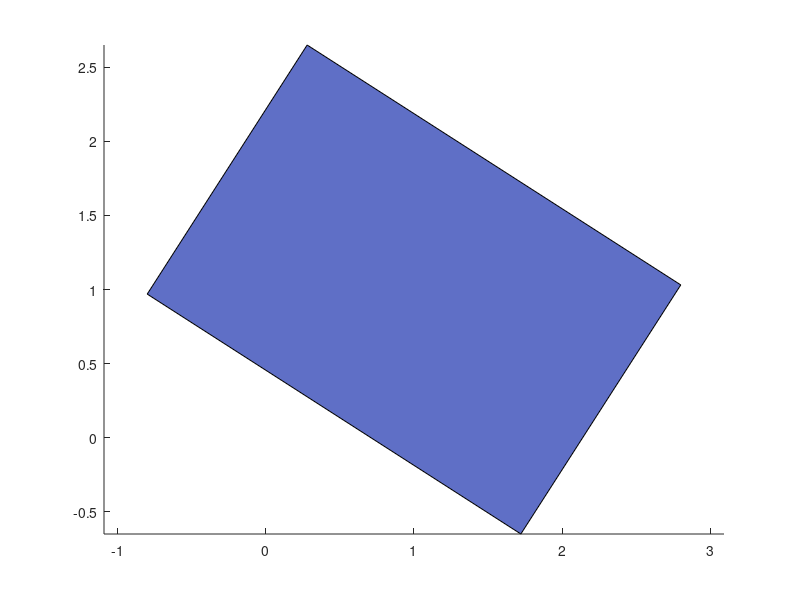

This figure's MATLAB source:
%This is an automatically generated script by polygons.exe
hold on 
polygon = [-0.802509 0.968982; 0.278096 2.651924; 2.802509 1.031018; 1.721904 -0.651924]; 
patch(polygon(:, 1), polygon(:, 2), 'r', 'FaceColor',[rand() rand() rand()]); 
axis equal
